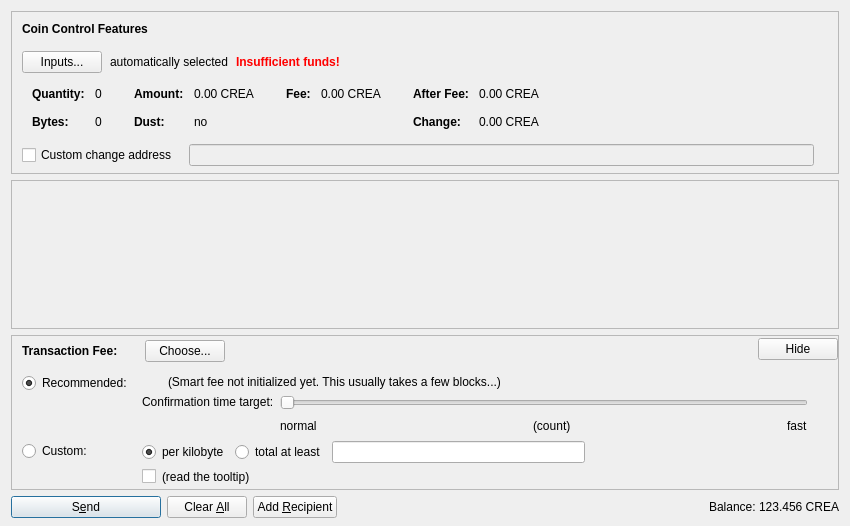
<?xml version="1.0" encoding="UTF-8"?>
<ui version="4.0">
 <class>SendCoinsDialog</class>
 <widget class="QDialog" name="SendCoinsDialog">
  <property name="geometry">
   <rect>
    <x>0</x>
    <y>0</y>
    <width>850</width>
    <height>526</height>
   </rect>
  </property>
  <property name="windowTitle">
   <string>Send Coins</string>
  </property>
  <layout class="QVBoxLayout" name="verticalLayout" stretch="0,1,0,0">
   <property name="bottomMargin">
    <number>8</number>
   </property>
   <item>
    <widget class="QFrame" name="frameCoinControl">
     <property name="sizePolicy">
      <sizepolicy hsizetype="Expanding" vsizetype="Expanding">
       <horstretch>0</horstretch>
       <verstretch>0</verstretch>
      </sizepolicy>
     </property>
     <property name="maximumSize">
      <size>
       <width>16777215</width>
       <height>16777215</height>
      </size>
     </property>
     <property name="frameShape">
      <enum>QFrame::StyledPanel</enum>
     </property>
     <property name="frameShadow">
      <enum>QFrame::Sunken</enum>
     </property>
     <layout class="QVBoxLayout" name="verticalLayoutCoinControl2">
      <property name="spacing">
       <number>0</number>
      </property>
      <property name="leftMargin">
       <number>0</number>
      </property>
      <property name="topMargin">
       <number>0</number>
      </property>
      <property name="rightMargin">
       <number>0</number>
      </property>
      <property name="bottomMargin">
       <number>6</number>
      </property>
      <item>
       <layout class="QVBoxLayout" name="verticalLayoutCoinControl" stretch="0,0,0,0,1">
        <property name="spacing">
         <number>0</number>
        </property>
        <property name="leftMargin">
         <number>10</number>
        </property>
        <property name="topMargin">
         <number>10</number>
        </property>
        <item>
         <layout class="QHBoxLayout" name="horizontalLayoutCoinControl1">
          <property name="bottomMargin">
           <number>15</number>
          </property>
          <item>
           <widget class="QLabel" name="labelCoinControlFeatures">
            <property name="sizePolicy">
             <sizepolicy hsizetype="Preferred" vsizetype="Maximum">
              <horstretch>0</horstretch>
              <verstretch>0</verstretch>
             </sizepolicy>
            </property>
            <property name="font">
             <font>
              <weight>75</weight>
              <bold>true</bold>
             </font>
            </property>
            <property name="styleSheet">
             <string notr="true">font-weight:bold;</string>
            </property>
            <property name="text">
             <string>Coin Control Features</string>
            </property>
           </widget>
          </item>
         </layout>
        </item>
        <item>
         <layout class="QHBoxLayout" name="horizontalLayoutCoinControl2" stretch="0,0,0,0">
          <property name="spacing">
           <number>8</number>
          </property>
          <property name="bottomMargin">
           <number>10</number>
          </property>
          <item>
           <widget class="QPushButton" name="pushButtonCoinControl">
            <property name="styleSheet">
             <string notr="true"/>
            </property>
            <property name="text">
             <string>Inputs...</string>
            </property>
            <property name="autoDefault">
             <bool>false</bool>
            </property>
           </widget>
          </item>
          <item>
           <widget class="QLabel" name="labelCoinControlAutomaticallySelected">
            <property name="text">
             <string>automatically selected</string>
            </property>
            <property name="margin">
             <number>5</number>
            </property>
           </widget>
          </item>
          <item>
           <widget class="QLabel" name="labelCoinControlInsuffFunds">
            <property name="font">
             <font>
              <weight>75</weight>
              <bold>true</bold>
             </font>
            </property>
            <property name="styleSheet">
             <string notr="true">color:red;font-weight:bold;</string>
            </property>
            <property name="text">
             <string>Insufficient funds!</string>
            </property>
            <property name="margin">
             <number>5</number>
            </property>
           </widget>
          </item>
          <item>
           <spacer name="horizontalSpacerCoinControl">
            <property name="orientation">
             <enum>Qt::Horizontal</enum>
            </property>
            <property name="sizeHint" stdset="0">
             <size>
              <width>40</width>
              <height>1</height>
             </size>
            </property>
           </spacer>
          </item>
         </layout>
        </item>
        <item>
         <widget class="QWidget" name="widgetCoinControl" native="true">
          <property name="sizePolicy">
           <sizepolicy hsizetype="Preferred" vsizetype="Preferred">
            <horstretch>0</horstretch>
            <verstretch>0</verstretch>
           </sizepolicy>
          </property>
          <property name="minimumSize">
           <size>
            <width>0</width>
            <height>0</height>
           </size>
          </property>
          <property name="styleSheet">
           <string notr="true"/>
          </property>
          <layout class="QHBoxLayout" name="horizontalLayoutCoinControl5">
           <property name="leftMargin">
            <number>0</number>
           </property>
           <property name="topMargin">
            <number>0</number>
           </property>
           <property name="rightMargin">
            <number>0</number>
           </property>
           <property name="bottomMargin">
            <number>0</number>
           </property>
           <item>
            <layout class="QHBoxLayout" name="horizontalLayoutCoinControl3" stretch="0,0,0,1">
             <property name="spacing">
              <number>20</number>
             </property>
             <property name="topMargin">
              <number>0</number>
             </property>
             <property name="bottomMargin">
              <number>10</number>
             </property>
             <item>
              <layout class="QFormLayout" name="formLayoutCoinControl1">
               <property name="horizontalSpacing">
                <number>10</number>
               </property>
               <property name="verticalSpacing">
                <number>14</number>
               </property>
               <property name="leftMargin">
                <number>10</number>
               </property>
               <property name="topMargin">
                <number>4</number>
               </property>
               <property name="rightMargin">
                <number>6</number>
               </property>
               <item row="0" column="0">
                <widget class="QLabel" name="labelCoinControlQuantityText">
                 <property name="font">
                  <font>
                   <weight>75</weight>
                   <bold>true</bold>
                  </font>
                 </property>
                 <property name="text">
                  <string>Quantity:</string>
                 </property>
                 <property name="margin">
                  <number>0</number>
                 </property>
                </widget>
               </item>
               <item row="0" column="1">
                <widget class="QLabel" name="labelCoinControlQuantity">
                 <property name="cursor">
                  <cursorShape>IBeamCursor</cursorShape>
                 </property>
                 <property name="contextMenuPolicy">
                  <enum>Qt::ActionsContextMenu</enum>
                 </property>
                 <property name="text">
                  <string notr="true">0</string>
                 </property>
                 <property name="margin">
                  <number>0</number>
                 </property>
                 <property name="textInteractionFlags">
                  <set>Qt::LinksAccessibleByMouse|Qt::TextSelectableByKeyboard|Qt::TextSelectableByMouse</set>
                 </property>
                </widget>
               </item>
               <item row="1" column="0">
                <widget class="QLabel" name="labelCoinControlBytesText">
                 <property name="font">
                  <font>
                   <weight>75</weight>
                   <bold>true</bold>
                  </font>
                 </property>
                 <property name="text">
                  <string>Bytes:</string>
                 </property>
                </widget>
               </item>
               <item row="1" column="1">
                <widget class="QLabel" name="labelCoinControlBytes">
                 <property name="cursor">
                  <cursorShape>IBeamCursor</cursorShape>
                 </property>
                 <property name="contextMenuPolicy">
                  <enum>Qt::ActionsContextMenu</enum>
                 </property>
                 <property name="text">
                  <string notr="true">0</string>
                 </property>
                 <property name="textInteractionFlags">
                  <set>Qt::LinksAccessibleByMouse|Qt::TextSelectableByKeyboard|Qt::TextSelectableByMouse</set>
                 </property>
                </widget>
               </item>
              </layout>
             </item>
             <item>
              <layout class="QFormLayout" name="formLayoutCoinControl2">
               <property name="horizontalSpacing">
                <number>10</number>
               </property>
               <property name="verticalSpacing">
                <number>14</number>
               </property>
               <property name="leftMargin">
                <number>6</number>
               </property>
               <property name="topMargin">
                <number>4</number>
               </property>
               <property name="rightMargin">
                <number>6</number>
               </property>
               <item row="0" column="0">
                <widget class="QLabel" name="labelCoinControlAmountText">
                 <property name="font">
                  <font>
                   <weight>75</weight>
                   <bold>true</bold>
                  </font>
                 </property>
                 <property name="text">
                  <string>Amount:</string>
                 </property>
                 <property name="margin">
                  <number>0</number>
                 </property>
                </widget>
               </item>
               <item row="0" column="1">
                <widget class="QLabel" name="labelCoinControlAmount">
                 <property name="cursor">
                  <cursorShape>IBeamCursor</cursorShape>
                 </property>
                 <property name="contextMenuPolicy">
                  <enum>Qt::ActionsContextMenu</enum>
                 </property>
                 <property name="text">
                  <string notr="true">0.00 CREA</string>
                 </property>
                 <property name="textInteractionFlags">
                  <set>Qt::LinksAccessibleByMouse|Qt::TextSelectableByKeyboard|Qt::TextSelectableByMouse</set>
                 </property>
                </widget>
               </item>
               <item row="1" column="0">
                <widget class="QLabel" name="labelCoinControlLowOutputText">
                 <property name="font">
                  <font>
                   <weight>75</weight>
                   <bold>true</bold>
                  </font>
                 </property>
                 <property name="text">
                  <string>Dust:</string>
                 </property>
                </widget>
               </item>
               <item row="1" column="1">
                <widget class="QLabel" name="labelCoinControlLowOutput">
                 <property name="cursor">
                  <cursorShape>IBeamCursor</cursorShape>
                 </property>
                 <property name="contextMenuPolicy">
                  <enum>Qt::ActionsContextMenu</enum>
                 </property>
                 <property name="text">
                  <string notr="true">no</string>
                 </property>
                 <property name="textInteractionFlags">
                  <set>Qt::LinksAccessibleByMouse|Qt::TextSelectableByKeyboard|Qt::TextSelectableByMouse</set>
                 </property>
                </widget>
               </item>
              </layout>
             </item>
             <item>
              <layout class="QFormLayout" name="formLayoutCoinControl3">
               <property name="horizontalSpacing">
                <number>10</number>
               </property>
               <property name="verticalSpacing">
                <number>14</number>
               </property>
               <property name="leftMargin">
                <number>6</number>
               </property>
               <property name="topMargin">
                <number>4</number>
               </property>
               <property name="rightMargin">
                <number>6</number>
               </property>
               <item row="0" column="0">
                <widget class="QLabel" name="labelCoinControlFeeText">
                 <property name="font">
                  <font>
                   <weight>75</weight>
                   <bold>true</bold>
                  </font>
                 </property>
                 <property name="text">
                  <string>Fee:</string>
                 </property>
                 <property name="margin">
                  <number>0</number>
                 </property>
                </widget>
               </item>
               <item row="0" column="1">
                <widget class="QLabel" name="labelCoinControlFee">
                 <property name="cursor">
                  <cursorShape>IBeamCursor</cursorShape>
                 </property>
                 <property name="contextMenuPolicy">
                  <enum>Qt::ActionsContextMenu</enum>
                 </property>
                 <property name="text">
                  <string notr="true">0.00 CREA</string>
                 </property>
                 <property name="textInteractionFlags">
                  <set>Qt::LinksAccessibleByMouse|Qt::TextSelectableByKeyboard|Qt::TextSelectableByMouse</set>
                 </property>
                </widget>
               </item>
              </layout>
             </item>
             <item>
              <layout class="QFormLayout" name="formLayoutCoinControl4">
               <property name="horizontalSpacing">
                <number>10</number>
               </property>
               <property name="verticalSpacing">
                <number>14</number>
               </property>
               <property name="leftMargin">
                <number>6</number>
               </property>
               <property name="topMargin">
                <number>4</number>
               </property>
               <property name="rightMargin">
                <number>6</number>
               </property>
               <item row="0" column="0">
                <widget class="QLabel" name="labelCoinControlAfterFeeText">
                 <property name="font">
                  <font>
                   <weight>75</weight>
                   <bold>true</bold>
                  </font>
                 </property>
                 <property name="text">
                  <string>After Fee:</string>
                 </property>
                 <property name="margin">
                  <number>0</number>
                 </property>
                </widget>
               </item>
               <item row="0" column="1">
                <widget class="QLabel" name="labelCoinControlAfterFee">
                 <property name="cursor">
                  <cursorShape>IBeamCursor</cursorShape>
                 </property>
                 <property name="contextMenuPolicy">
                  <enum>Qt::ActionsContextMenu</enum>
                 </property>
                 <property name="text">
                  <string notr="true">0.00 CREA</string>
                 </property>
                 <property name="textInteractionFlags">
                  <set>Qt::LinksAccessibleByMouse|Qt::TextSelectableByKeyboard|Qt::TextSelectableByMouse</set>
                 </property>
                </widget>
               </item>
               <item row="1" column="0">
                <widget class="QLabel" name="labelCoinControlChangeText">
                 <property name="font">
                  <font>
                   <weight>75</weight>
                   <bold>true</bold>
                  </font>
                 </property>
                 <property name="text">
                  <string>Change:</string>
                 </property>
                </widget>
               </item>
               <item row="1" column="1">
                <widget class="QLabel" name="labelCoinControlChange">
                 <property name="cursor">
                  <cursorShape>IBeamCursor</cursorShape>
                 </property>
                 <property name="contextMenuPolicy">
                  <enum>Qt::ActionsContextMenu</enum>
                 </property>
                 <property name="text">
                  <string notr="true">0.00 CREA</string>
                 </property>
                 <property name="textInteractionFlags">
                  <set>Qt::LinksAccessibleByMouse|Qt::TextSelectableByKeyboard|Qt::TextSelectableByMouse</set>
                 </property>
                </widget>
               </item>
              </layout>
             </item>
            </layout>
           </item>
          </layout>
         </widget>
        </item>
        <item>
         <layout class="QHBoxLayout" name="horizontalLayoutCoinControl4" stretch="0,0,0">
          <property name="spacing">
           <number>12</number>
          </property>
          <property name="sizeConstraint">
           <enum>QLayout::SetDefaultConstraint</enum>
          </property>
          <property name="topMargin">
           <number>5</number>
          </property>
          <property name="rightMargin">
           <number>5</number>
          </property>
          <item>
           <widget class="QCheckBox" name="checkBoxCoinControlChange">
            <property name="toolTip">
             <string>If this is activated, but the change address is empty or invalid, change will be sent to a newly generated address.</string>
            </property>
            <property name="text">
             <string>Custom change address</string>
            </property>
           </widget>
          </item>
          <item>
           <widget class="QValidatedLineEdit" name="lineEditCoinControlChange">
            <property name="enabled">
             <bool>false</bool>
            </property>
            <property name="sizePolicy">
             <sizepolicy hsizetype="Expanding" vsizetype="Fixed">
              <horstretch>0</horstretch>
              <verstretch>0</verstretch>
             </sizepolicy>
            </property>
           </widget>
          </item>
          <item>
           <widget class="QLabel" name="labelCoinControlChangeLabel">
            <property name="sizePolicy">
             <sizepolicy hsizetype="Preferred" vsizetype="Expanding">
              <horstretch>0</horstretch>
              <verstretch>0</verstretch>
             </sizepolicy>
            </property>
            <property name="minimumSize">
             <size>
              <width>0</width>
              <height>0</height>
             </size>
            </property>
            <property name="text">
             <string/>
            </property>
            <property name="margin">
             <number>3</number>
            </property>
           </widget>
          </item>
         </layout>
        </item>
        <item>
         <spacer name="verticalSpacerCoinControl">
          <property name="orientation">
           <enum>Qt::Vertical</enum>
          </property>
          <property name="sizeHint" stdset="0">
           <size>
            <width>800</width>
            <height>1</height>
           </size>
          </property>
         </spacer>
        </item>
       </layout>
      </item>
     </layout>
    </widget>
   </item>
   <item>
    <widget class="QScrollArea" name="scrollArea">
     <property name="widgetResizable">
      <bool>true</bool>
     </property>
     <widget class="QWidget" name="scrollAreaWidgetContents">
      <property name="geometry">
       <rect>
        <x>0</x>
        <y>0</y>
        <width>830</width>
        <height>104</height>
       </rect>
      </property>
      <layout class="QVBoxLayout" name="verticalLayout_2" stretch="0,1">
       <property name="leftMargin">
        <number>0</number>
       </property>
       <property name="topMargin">
        <number>0</number>
       </property>
       <property name="rightMargin">
        <number>0</number>
       </property>
       <property name="bottomMargin">
        <number>0</number>
       </property>
       <item>
        <layout class="QVBoxLayout" name="entries">
         <property name="spacing">
          <number>6</number>
         </property>
        </layout>
       </item>
       <item>
        <spacer name="verticalSpacer">
         <property name="orientation">
          <enum>Qt::Vertical</enum>
         </property>
         <property name="sizeHint" stdset="0">
          <size>
           <width>20</width>
           <height>40</height>
          </size>
         </property>
        </spacer>
       </item>
      </layout>
     </widget>
    </widget>
   </item>
   <item>
    <widget class="QFrame" name="frameFee">
     <property name="sizePolicy">
      <sizepolicy hsizetype="Expanding" vsizetype="Expanding">
       <horstretch>0</horstretch>
       <verstretch>0</verstretch>
      </sizepolicy>
     </property>
     <property name="maximumSize">
      <size>
       <width>16777215</width>
       <height>16777215</height>
      </size>
     </property>
     <property name="frameShape">
      <enum>QFrame::StyledPanel</enum>
     </property>
     <property name="frameShadow">
      <enum>QFrame::Sunken</enum>
     </property>
     <layout class="QVBoxLayout" name="verticalLayoutFee1">
      <property name="spacing">
       <number>0</number>
      </property>
      <property name="leftMargin">
       <number>0</number>
      </property>
      <property name="topMargin">
       <number>0</number>
      </property>
      <property name="rightMargin">
       <number>0</number>
      </property>
      <property name="bottomMargin">
       <number>0</number>
      </property>
      <item>
       <layout class="QVBoxLayout" name="verticalLayoutFee2" stretch="0,0,0">
        <property name="spacing">
         <number>0</number>
        </property>
        <property name="leftMargin">
         <number>10</number>
        </property>
        <property name="topMargin">
         <number>0</number>
        </property>
        <item>
         <layout class="QHBoxLayout" name="horizontalLayoutFee1">
          <property name="bottomMargin">
           <number>0</number>
          </property>
          <item>
           <layout class="QVBoxLayout" name="verticalLayoutFee7">
            <property name="spacing">
             <number>0</number>
            </property>
            <item>
             <spacer name="verticalSpacerSmartFee">
              <property name="orientation">
               <enum>Qt::Vertical</enum>
              </property>
              <property name="sizeType">
               <enum>QSizePolicy::Fixed</enum>
              </property>
              <property name="sizeHint" stdset="0">
               <size>
                <width>1</width>
                <height>4</height>
               </size>
              </property>
             </spacer>
            </item>
            <item>
             <layout class="QHBoxLayout" name="horizontalLayoutSmartFee">
              <property name="spacing">
               <number>10</number>
              </property>
              <item>
               <widget class="QLabel" name="labelFeeHeadline">
                <property name="sizePolicy">
                 <sizepolicy hsizetype="Preferred" vsizetype="Maximum">
                  <horstretch>0</horstretch>
                  <verstretch>0</verstretch>
                 </sizepolicy>
                </property>
                <property name="font">
                 <font>
                  <weight>75</weight>
                  <bold>true</bold>
                 </font>
                </property>
                <property name="styleSheet">
                 <string notr="true">font-weight:bold;</string>
                </property>
                <property name="text">
                 <string>Transaction Fee:</string>
                </property>
               </widget>
              </item>
              <item>
               <widget class="QLabel" name="labelFeeMinimized">
                <property name="text">
                 <string/>
                </property>
               </widget>
              </item>
              <item>
               <widget class="QPushButton" name="buttonChooseFee">
                <property name="text">
                 <string>Choose...</string>
                </property>
               </widget>
              </item>
             </layout>
            </item>
            <item>
             <spacer name="verticalSpacer_5">
              <property name="orientation">
               <enum>Qt::Vertical</enum>
              </property>
              <property name="sizeHint" stdset="0">
               <size>
                <width>1</width>
                <height>1</height>
               </size>
              </property>
             </spacer>
            </item>
           </layout>
          </item>
          <item>
           <spacer name="horizontalSpacer_4">
            <property name="orientation">
             <enum>Qt::Horizontal</enum>
            </property>
            <property name="sizeHint" stdset="0">
             <size>
              <width>40</width>
              <height>20</height>
             </size>
            </property>
           </spacer>
          </item>
          <item>
           <widget class="QPushButton" name="buttonMinimizeFee">
            <property name="toolTip">
             <string>collapse fee-settings</string>
            </property>
            <property name="text">
             <string>Hide</string>
            </property>
           </widget>
          </item>
         </layout>
        </item>
        <item>
         <widget class="QFrame" name="frameFeeSelection">
          <layout class="QVBoxLayout" name="verticalLayoutFee12">
           <property name="spacing">
            <number>0</number>
           </property>
           <property name="leftMargin">
            <number>0</number>
           </property>
           <property name="topMargin">
            <number>0</number>
           </property>
           <property name="rightMargin">
            <number>0</number>
           </property>
           <property name="bottomMargin">
            <number>0</number>
           </property>
           <item>
            <layout class="QGridLayout" name="gridLayoutFee">
             <property name="topMargin">
              <number>10</number>
             </property>
             <property name="bottomMargin">
              <number>4</number>
             </property>
             <property name="horizontalSpacing">
              <number>10</number>
             </property>
             <property name="verticalSpacing">
              <number>4</number>
             </property>
             <item row="1" column="1">
              <layout class="QVBoxLayout" name="verticalLayoutFee8">
               <property name="spacing">
                <number>6</number>
               </property>
               <item>
                <layout class="QHBoxLayout" name="horizontalLayoutFee13">
                 <item>
                  <widget class="QRadioButton" name="radioCustomPerKilobyte">
                   <property name="toolTip">
                    <string>If the custom fee is set to 1000 satoshis and the transaction is only 250 bytes, then &quot;per kilobyte&quot; only pays 250 satoshis in fee, while &quot;total at least&quot; pays 1000 satoshis. For transactions bigger than a kilobyte both pay by kilobyte.</string>
                   </property>
                   <property name="text">
                    <string>per kilobyte</string>
                   </property>
                   <property name="checked">
                    <bool>true</bool>
                   </property>
                   <attribute name="buttonGroup">
                    <string notr="true">groupCustomFee</string>
                   </attribute>
                  </widget>
                 </item>
                 <item>
                  <widget class="QRadioButton" name="radioCustomAtLeast">
                   <property name="toolTip">
                    <string>If the custom fee is set to 1000 satoshis and the transaction is only 250 bytes, then &quot;per kilobyte&quot; only pays 250 satoshis in fee, while &quot;total at least&quot; pays 1000 satoshis. For transactions bigger than a kilobyte both pay by kilobyte.</string>
                   </property>
                   <property name="text">
                    <string>total at least</string>
                   </property>
                   <attribute name="buttonGroup">
                    <string notr="true">groupCustomFee</string>
                   </attribute>
                  </widget>
                 </item>
                 <item>
                  <widget class="BitcoinAmountField" name="customFee"/>
                 </item>
                 <item>
                  <spacer name="horizontalSpacer_6">
                   <property name="orientation">
                    <enum>Qt::Horizontal</enum>
                   </property>
                   <property name="sizeHint" stdset="0">
                    <size>
                     <width>1</width>
                     <height>1</height>
                    </size>
                   </property>
                  </spacer>
                 </item>
                </layout>
               </item>
               <item>
                <layout class="QHBoxLayout" name="horizontalLayoutFee8">
                 <item>
                  <widget class="QCheckBox" name="checkBoxMinimumFee">
                   <property name="toolTip">
                    <string>Paying only the minimum fee is just fine as long as there is less transaction volume than space in the blocks. But be aware that this can end up in a never confirming transaction once there is more demand for creativecoin transactions than the network can process.</string>
                   </property>
                   <property name="text">
                    <string/>
                   </property>
                  </widget>
                 </item>
                 <item>
                  <widget class="QLabel" name="labelMinFeeWarning">
                   <property name="enabled">
                    <bool>true</bool>
                   </property>
                   <property name="toolTip">
                    <string>Paying only the minimum fee is just fine as long as there is less transaction volume than space in the blocks. But be aware that this can end up in a never confirming transaction once there is more demand for creativecoin transactions than the network can process.</string>
                   </property>
                   <property name="text">
                    <string>(read the tooltip)</string>
                   </property>
                   <property name="margin">
                    <number>5</number>
                   </property>
                  </widget>
                 </item>
                 <item>
                  <spacer name="horizontalSpacer_2">
                   <property name="orientation">
                    <enum>Qt::Horizontal</enum>
                   </property>
                   <property name="sizeHint" stdset="0">
                    <size>
                     <width>1</width>
                     <height>1</height>
                    </size>
                   </property>
                  </spacer>
                 </item>
                </layout>
               </item>
              </layout>
             </item>
             <item row="0" column="0">
              <layout class="QVBoxLayout" name="verticalLayoutFee4" stretch="0,1">
               <item>
                <widget class="QRadioButton" name="radioSmartFee">
                 <property name="text">
                  <string>Recommended:</string>
                 </property>
                 <property name="checked">
                  <bool>true</bool>
                 </property>
                 <attribute name="buttonGroup">
                  <string notr="true">groupFee</string>
                 </attribute>
                </widget>
               </item>
               <item>
                <spacer name="verticalSpacer_2">
                 <property name="orientation">
                  <enum>Qt::Vertical</enum>
                 </property>
                 <property name="sizeHint" stdset="0">
                  <size>
                   <width>1</width>
                   <height>1</height>
                  </size>
                 </property>
                </spacer>
               </item>
              </layout>
             </item>
             <item row="1" column="0">
              <layout class="QVBoxLayout" name="verticalLayoutFee9" stretch="0,1">
               <item>
                <widget class="QRadioButton" name="radioCustomFee">
                 <property name="text">
                  <string>Custom:</string>
                 </property>
                 <attribute name="buttonGroup">
                  <string notr="true">groupFee</string>
                 </attribute>
                </widget>
               </item>
               <item>
                <spacer name="verticalSpacer_6">
                 <property name="orientation">
                  <enum>Qt::Vertical</enum>
                 </property>
                 <property name="sizeHint" stdset="0">
                  <size>
                   <width>1</width>
                   <height>1</height>
                  </size>
                 </property>
                </spacer>
               </item>
              </layout>
             </item>
             <item row="0" column="1">
              <layout class="QVBoxLayout" name="verticalLayoutFee3" stretch="0,0,1">
               <property name="spacing">
                <number>6</number>
               </property>
               <property name="topMargin">
                <number>2</number>
               </property>
               <item>
                <layout class="QHBoxLayout" name="horizontalLayoutFee12">
                 <item>
                  <widget class="QLabel" name="labelSmartFee">
                   <property name="text">
                    <string/>
                   </property>
                   <property name="margin">
                    <number>2</number>
                   </property>
                  </widget>
                 </item>
                 <item>
                  <widget class="QLabel" name="labelFeeEstimation">
                   <property name="text">
                    <string/>
                   </property>
                  </widget>
                 </item>
                 <item>
                  <widget class="QLabel" name="labelSmartFee2">
                   <property name="text">
                    <string>(Smart fee not initialized yet. This usually takes a few blocks...)</string>
                   </property>
                   <property name="margin">
                    <number>2</number>
                   </property>
                  </widget>
                 </item>
                 <item>
                  <spacer name="horizontalSpacer_5">
                   <property name="orientation">
                    <enum>Qt::Horizontal</enum>
                   </property>
                   <property name="sizeHint" stdset="0">
                    <size>
                     <width>1</width>
                     <height>1</height>
                    </size>
                   </property>
                  </spacer>
                 </item>
                </layout>
               </item>
               <item>
                <layout class="QHBoxLayout" name="horizontalLayoutFee9">
                 <item>
                  <layout class="QVBoxLayout" name="verticalLayoutFee6">
                   <item>
                    <widget class="QLabel" name="labelSmartFee3">
                     <property name="text">
                      <string>Confirmation time target:</string>
                     </property>
                     <property name="margin">
                      <number>2</number>
                     </property>
                    </widget>
                   </item>
                   <item>
                    <spacer name="verticalSpacer_3">
                     <property name="orientation">
                      <enum>Qt::Vertical</enum>
                     </property>
                     <property name="sizeHint" stdset="0">
                      <size>
                       <width>1</width>
                       <height>1</height>
                      </size>
                     </property>
                    </spacer>
                   </item>
                  </layout>
                 </item>
                 <item>
                  <layout class="QVBoxLayout" name="verticalLayoutFee5">
                   <property name="rightMargin">
                    <number>30</number>
                   </property>
                   <item>
                    <widget class="QSlider" name="sliderSmartFee">
                     <property name="minimum">
                      <number>0</number>
                     </property>
                     <property name="maximum">
                      <number>23</number>
                     </property>
                     <property name="pageStep">
                      <number>1</number>
                     </property>
                     <property name="value">
                      <number>0</number>
                     </property>
                     <property name="orientation">
                      <enum>Qt::Horizontal</enum>
                     </property>
                     <property name="invertedAppearance">
                      <bool>false</bool>
                     </property>
                     <property name="invertedControls">
                      <bool>false</bool>
                     </property>
                     <property name="tickPosition">
                      <enum>QSlider::NoTicks</enum>
                     </property>
                    </widget>
                   </item>
                   <item>
                    <layout class="QHBoxLayout" name="horizontalLayoutFee10">
                     <item>
                      <widget class="QLabel" name="labelSmartFeeNormal">
                       <property name="text">
                        <string>normal</string>
                       </property>
                      </widget>
                     </item>
                     <item>
                      <spacer name="horizontalSpacer_7">
                       <property name="orientation">
                        <enum>Qt::Horizontal</enum>
                       </property>
                       <property name="sizeHint" stdset="0">
                        <size>
                         <width>40</width>
                         <height>20</height>
                        </size>
                       </property>
                      </spacer>
                     </item>
                     <item>
                      <widget class="QLabel" name="confirmationTargetLabel">
                       <property name="text">
                        <string notr="true">(count)</string>
                       </property>
                      </widget>
                     </item>
                     <item>
                      <spacer name="horizontalSpacer_3">
                       <property name="orientation">
                        <enum>Qt::Horizontal</enum>
                       </property>
                       <property name="sizeHint" stdset="0">
                        <size>
                         <width>40</width>
                         <height>20</height>
                        </size>
                       </property>
                      </spacer>
                     </item>
                     <item>
                      <widget class="QLabel" name="labelSmartFeeFast">
                       <property name="text">
                        <string>fast</string>
                       </property>
                      </widget>
                     </item>
                    </layout>
                   </item>
                  </layout>
                 </item>
                </layout>
               </item>
               <item>
                <spacer name="verticalSpacer_4">
                 <property name="orientation">
                  <enum>Qt::Vertical</enum>
                 </property>
                 <property name="sizeHint" stdset="0">
                  <size>
                   <width>1</width>
                   <height>1</height>
                  </size>
                 </property>
                </spacer>
               </item>
              </layout>
             </item>
            </layout>
           </item>
          </layout>
         </widget>
        </item>
        <item>
         <spacer name="verticalSpacerFee">
          <property name="orientation">
           <enum>Qt::Vertical</enum>
          </property>
          <property name="sizeHint" stdset="0">
           <size>
            <width>800</width>
            <height>1</height>
           </size>
          </property>
         </spacer>
        </item>
       </layout>
      </item>
     </layout>
    </widget>
   </item>
   <item>
    <layout class="QHBoxLayout" name="horizontalLayout">
     <item>
      <widget class="QPushButton" name="sendButton">
       <property name="minimumSize">
        <size>
         <width>150</width>
         <height>0</height>
        </size>
       </property>
       <property name="toolTip">
        <string>Confirm the send action</string>
       </property>
       <property name="text">
        <string>S&amp;end</string>
       </property>
       <property name="icon">
        <iconset resource="../bitcoin.qrc">
         <normaloff>:/icons/send</normaloff>:/icons/send</iconset>
       </property>
       <property name="autoDefault">
        <bool>false</bool>
       </property>
       <property name="default">
        <bool>true</bool>
       </property>
      </widget>
     </item>
     <item>
      <widget class="QPushButton" name="clearButton">
       <property name="sizePolicy">
        <sizepolicy hsizetype="Minimum" vsizetype="Fixed">
         <horstretch>0</horstretch>
         <verstretch>0</verstretch>
        </sizepolicy>
       </property>
       <property name="toolTip">
        <string>Clear all fields of the form.</string>
       </property>
       <property name="text">
        <string>Clear &amp;All</string>
       </property>
       <property name="icon">
        <iconset resource="../bitcoin.qrc">
         <normaloff>:/icons/remove</normaloff>:/icons/remove</iconset>
       </property>
       <property name="autoDefault">
        <bool>false</bool>
       </property>
      </widget>
     </item>
     <item>
      <widget class="QPushButton" name="addButton">
       <property name="toolTip">
        <string>Send to multiple recipients at once</string>
       </property>
       <property name="text">
        <string>Add &amp;Recipient</string>
       </property>
       <property name="icon">
        <iconset resource="../bitcoin.qrc">
         <normaloff>:/icons/add</normaloff>:/icons/add</iconset>
       </property>
       <property name="autoDefault">
        <bool>false</bool>
       </property>
      </widget>
     </item>
     <item>
      <spacer name="horizontalSpacer">
       <property name="orientation">
        <enum>Qt::Horizontal</enum>
       </property>
       <property name="sizeHint" stdset="0">
        <size>
         <width>40</width>
         <height>20</height>
        </size>
       </property>
      </spacer>
     </item>
     <item>
      <layout class="QHBoxLayout" name="horizontalLayout_2">
       <property name="spacing">
        <number>3</number>
       </property>
       <item>
        <widget class="QLabel" name="label">
         <property name="sizePolicy">
          <sizepolicy hsizetype="Preferred" vsizetype="Fixed">
           <horstretch>0</horstretch>
           <verstretch>0</verstretch>
          </sizepolicy>
         </property>
         <property name="text">
          <string>Balance:</string>
         </property>
        </widget>
       </item>
       <item>
        <widget class="QLabel" name="labelBalance">
         <property name="sizePolicy">
          <sizepolicy hsizetype="Preferred" vsizetype="Fixed">
           <horstretch>0</horstretch>
           <verstretch>0</verstretch>
          </sizepolicy>
         </property>
         <property name="cursor">
          <cursorShape>IBeamCursor</cursorShape>
         </property>
         <property name="text">
          <string notr="true">123.456 CREA</string>
         </property>
         <property name="textInteractionFlags">
          <set>Qt::LinksAccessibleByMouse|Qt::TextSelectableByKeyboard|Qt::TextSelectableByMouse</set>
         </property>
        </widget>
       </item>
      </layout>
     </item>
    </layout>
   </item>
  </layout>
 </widget>
 <customwidgets>
  <customwidget>
   <class>QValidatedLineEdit</class>
   <extends>QLineEdit</extends>
   <header>qvalidatedlineedit.h</header>
  </customwidget>
  <customwidget>
   <class>BitcoinAmountField</class>
   <extends>QLineEdit</extends>
   <header>bitcoinamountfield.h</header>
   <container>1</container>
  </customwidget>
 </customwidgets>
 <resources>
  <include location="../bitcoin.qrc"/>
 </resources>
 <connections/>
 <buttongroups>
  <buttongroup name="groupFee"/>
  <buttongroup name="groupCustomFee"/>
 </buttongroups>
</ui>
